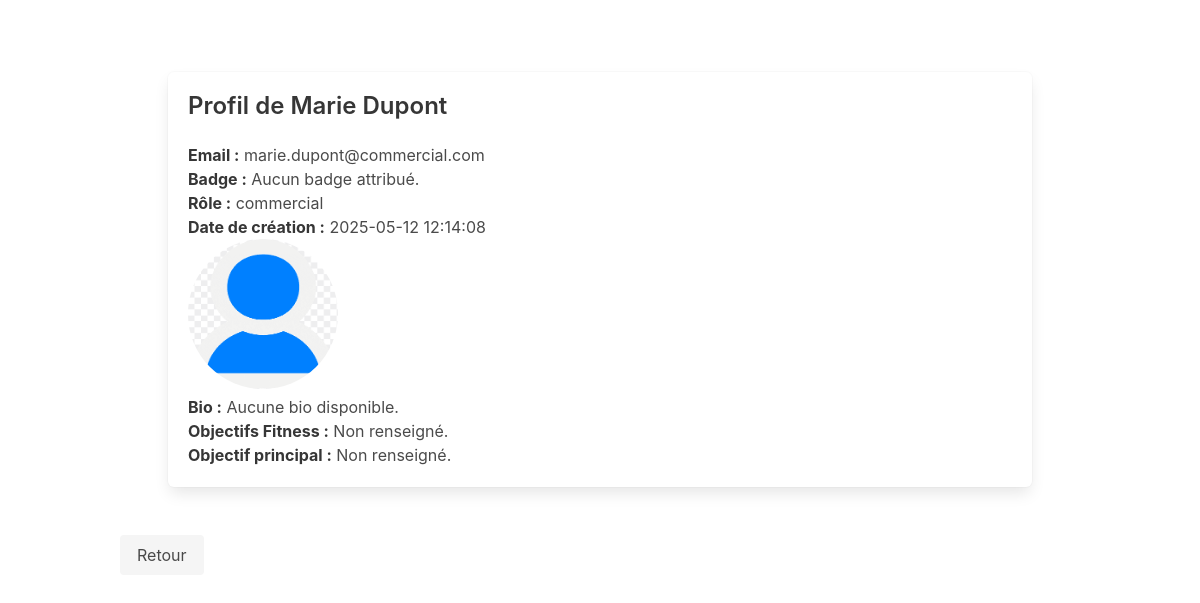
The page /assets/pages/Salon/details_utilisateur.php?id_utilisateur=11 (signed in) on the database its author committed.
### tables this page shows
CREATE TABLE IF NOT EXISTS `utilisateurs` (
  `id_utilisateur` int NOT NULL AUTO_INCREMENT,
  `nom` varchar(100) NOT NULL,
  `prenom` varchar(100) NOT NULL,
  `email` varchar(150) NOT NULL,
  `bio` text,
  `objectifs_fitness` text,
  `objectif` varchar(255) DEFAULT NULL,
  `mot_de_passe` varchar(255) NOT NULL,
  `role` enum('utilisateur','administrateur','super_administrateur','coach','commercial') DEFAULT 'utilisateur',
  `date_naissance` date DEFAULT NULL,
  `sexe` enum('Homme','Femme','Autre') DEFAULT NULL,
  `date_creation` timestamp NULL DEFAULT CURRENT_TIMESTAMP,
  `photo_profil` varchar(255) DEFAULT NULL,
  `badge` varchar(255) DEFAULT NULL,
  `tentatives` int DEFAULT '0',
  `bloque` tinyint(1) DEFAULT '0',
  `dernier_echec` datetime DEFAULT NULL,
  `notifications_active` tinyint(1) DEFAULT '1',
  PRIMARY KEY (`id_utilisateur`),
  UNIQUE KEY `email` (`email`),
  CONSTRAINT `check_role` CHECK ((`role` in (_utf8mb4'utilisateur',_utf8mb4'administrateur',_utf8mb4'super_administrateur',_utf8mb4'coach',_utf8mb4'commercial')))
);

### assets/pages/Salon/details_utilisateur.php (the view, shortened to what this page needs)
<?php
require_once '../config/db.php';
$id_utilisateur = $_GET['id_utilisateur'] ?? null;
$stmt = $pdo->prepare("
    SELECT
        nom, prenom, email, photo_profil, role, bio, date_creation, objectifs_fitness, objectif
    FROM utilisateurs
    WHERE id_utilisateur = ?
");
$stmt->execute([$id_utilisateur]);
$user = $stmt->fetch(PDO::FETCH_ASSOC);
?>
<!DOCTYPE html>
<html lang="fr">
<head>
    <link rel="stylesheet" href="https://cdn.jsdelivr.net/npm/bulma@0.9.4/css/bulma.min.css">
</head>
<body>
    <main class="container mt-5">
        <section class="section">
            <div class="box">
                <h1 class="title is-4">Profil de <?= htmlspecialchars($user['prenom'] . ' ' . $user['nom']); ?></h1>
                <p><strong>Email :</strong> <?= htmlspecialchars($user['email']); ?></p>
                <p><strong>Badge :</strong> <?= htmlspecialchars($user['badge'] ?? 'Aucun badge attribué.'); ?></p>
                <p><strong>Rôle :</strong> <?= htmlspecialchars($user['role']); ?></p>
                <p><strong>Date de création :</strong> <?= htmlspecialchars($user['date_creation']); ?></p>
                <?php if ($user['photo_profil']): ?>
                    <img src="../../<?= htmlspecialchars($user['photo_profil']); ?>" alt="Photo de profil" class="profile-image" style="width: 150px; height: 150px; border-radius: 50%;">
                <?php else: ?>
                    <img src="../../uploads/profils/default.png" alt="Photo de profil par défaut" class="profile-image" style="width: 150px; height: 150px; border-radius: 50%;">
                <?php endif; ?>
                <p><strong>Bio :</strong> <?= nl2br(htmlspecialchars($user['bio'] ?? 'Aucune bio disponible.')); ?></p>
                <p><strong>Objectifs Fitness :</strong> <?= nl2br(htmlspecialchars($user['objectifs_fitness'] ?? 'Non renseigné.')); ?></p>
                <p><strong>Objectif principal :</strong> <?= htmlspecialchars($user['objectif'] ?? 'Non renseigné.'); ?></p>
            </div>
        </section>
        <a href="javascript:history.back()" class="button is-light">Retour</a>
    </main>
</body>
</html>

### rows shown on the page
utilisateurs: prenom+nom "Marie Dupont", email "marie.dupont@commercial.com", role "commercial", date_creation "2025-05-12 12:14:08", photo_profil (placeholder picture), bio "Aucune bio disponible.", objectifs_fitness "Non renseigné.", objectif "Non renseigné."

### other values the page prints
$user['badge'] "Aucun badge attribué."
